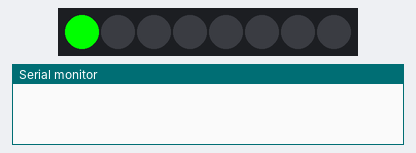
Bench run of a sketch on a simulated Arduino Uno, built with avr-gcc and run on an emulated ATmega328P. Parts: 8 RGB LEDs in strip order, left to right, the last lines printed to the serial monitor.

Above: at 0.1 s.
At 0.6 s:
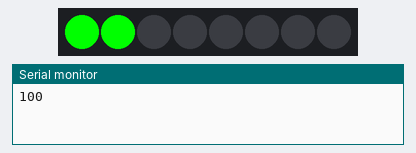
At 1.1 s:
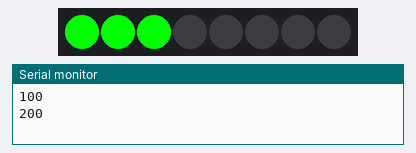
At 1.6 s:
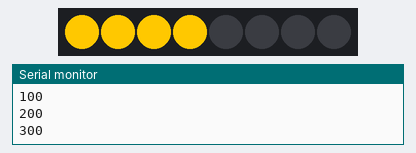
At 3.1 s:
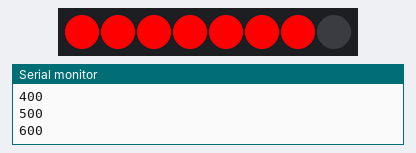
At 3.6 s:
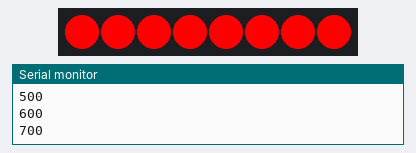
Timing chart, 0 to 40.0 s (numbered marks = the images above):
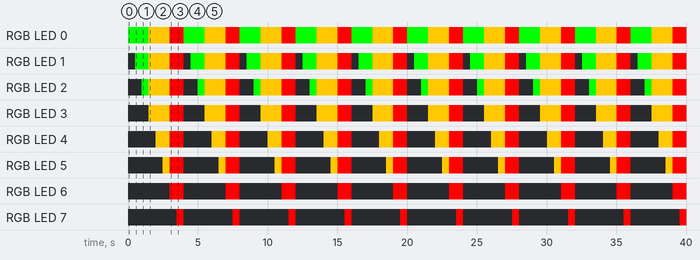

The sketch:

activeLEDs.ino
```cpp
#include <Adafruit_NeoPixel.h>

#define PIN 6

#define NUM_LEDS 8

#define BRIGHTNESS 50

Adafruit_NeoPixel strip = Adafruit_NeoPixel(NUM_LEDS, PIN, NEO_GRB + NEO_KHZ800);

int startingValue;

void setup() {
  // put your setup code here, to run once:
  strip.begin();
  strip.show();//initial all pixels to 'off'

 Serial.begin(9600);
 startingValue=100;


}

void loop() {
  // put your main code here, to run repeatedly:
  for (int n = 0; n <= 7; n++) {
    setLEDs(100*n+100);
     delay(500);
     Serial.println(100*n+100);
  }

}

void setLEDs(int noiseLevel) {
  int nL = noiseLevel;//noise level from microphone

  ///////////////////////////////////////////////////////////////
  // <100
  if (nL <= startingValue) {//1st led green, others off
    strip.setPixelColor(0, 0, 255, 0);
    for (int n = 1; n <= 7; n++) {
      strip.setPixelColor(n, 0, 0, 0);
    }
    strip.show();
  }

  ///////////////////////////////////////////////////////////////
  // 100<200
  else if (nL > startingValue && nL <= startingValue+100) {
    strip.setPixelColor(0, 0, 255, 0);
    strip.setPixelColor(1, 0, 255, 0);
    for (int n = 2; n <= 7; n++) {
      strip.setPixelColor(n, 0, 0, 0);
    }
    strip.show();
  }

  ///////////////////////////////////////////////////////////////
  // 200<300
  else if (nL > startingValue+100 && nL <= startingValue+200) {
    for (int n = 0; n <= 2; n++) {
      strip.setPixelColor(n, 0, 255, 0);
    }
    for (int n = 3; n <= 7; n++) {
      strip.setPixelColor(n, 0, 0, 0);
    }
    strip.show();
  }

  ///////////////////////////////////////////////////////////////
  // 300<400

  else if (nL > startingValue+200 && nL <= startingValue+300) {
    for (int n = 0; n <= 3; n++) {
      strip.setPixelColor(n, 255, 200, 0);
    }
    for (int n = 4; n <= 7; n++) {
      strip.setPixelColor(n, 0, 0, 0);
    }
    strip.show();
  }
  ///////////////////////////////////////////////////////////////
  // 400<500
  else if (nL > startingValue+300 && nL <= startingValue+400) {
    for (int n = 0; n <= 4; n++) {
      strip.setPixelColor(n, 255, 200, 0);
    }
    for (int n = 5; n <= 7; n++) {
      strip.setPixelColor(n, 0, 0, 0);
    }
    strip.show();
  }

  ///////////////////////////////////////////////////////////////
  // 500<600

  else if (nL > startingValue+400 && nL <= startingValue+500) {
    for (int n = 0; n <= 5; n++) {
      strip.setPixelColor(n, 255, 200, 0);
    }
    for (int n = 6; n <= 7; n++) {
      strip.setPixelColor(n, 0, 0, 0);
    }
    strip.show();
  } ///////////////////////////////////////////////////////////////
  // 600<700

  else if (nL > startingValue+500 && nL <= startingValue+600) {
    for (int n = 0; n <= 6; n++) {
      strip.setPixelColor(n, 255, 0, 0);
    }

    strip.setPixelColor(7, 0, 0, 0);

    strip.show();
  }

  ///////////////////////////////////////////////////////////////
  // >700

  else if (nL > startingValue+600) {
    for (int n = 0; n <= 7; n++) {
      strip.setPixelColor(n, 255, 0, 0);
    }

    strip.show();
  }


}
```

Measured:
- by itself, RGB LED 0: repeats every 4.0 s: RGB(255, 200, 0) 1.5 s, RGB(255, 0, 0) 1.0 s, RGB(0, 255, 0) 1.5 s
- by itself, RGB LED 1: repeats every 4.0 s: RGB(255, 200, 0) 1.5 s, RGB(255, 0, 0) 1.0 s, off 0.50 s, RGB(0, 255, 0) 1.0 s
- by itself, RGB LED 2: repeats every 4.0 s: RGB(255, 200, 0) 1.5 s, RGB(255, 0, 0) 1.0 s, off 1.0 s, RGB(0, 255, 0) 0.50 s
- by itself, RGB LED 3: repeats every 4.0 s: RGB(255, 0, 0) 1.0 s, off 1.5 s, RGB(255, 200, 0) 1.5 s
- by itself, RGB LED 4: repeats every 4.0 s: RGB(255, 0, 0) 1.0 s, off 2.0 s, RGB(255, 200, 0) 1.0 s
- by itself, RGB LED 5: repeats every 4.0 s: RGB(255, 0, 0) 1.0 s, off 2.5 s, RGB(255, 200, 0) 0.50 s
- by itself, RGB LED 6: alternates RGB(255, 0, 0) for 1.0 s and off for 3.0 s
- by itself, RGB LED 7: alternates RGB(255, 0, 0) for 0.50 s and off for 3.5 s
